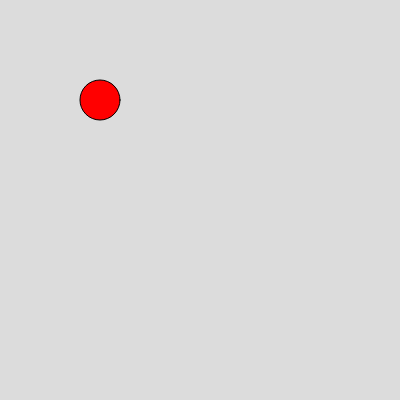
Frame 1 (no input)
Frame 60 (no input): identical to frame 1, image omitted
Frame 120 (the mouse pressed at the canvas centre since frame 60): identical to frame 1, image omitted

The p5.js sketch that drew this single still picture (run headless with seeded random() and noise() and a simulated clock; from frame 60 on, the mouse is pressed at the canvas centre):

// p5.js sketch
// ── sketch.js
let manzana;


function setup() {
  createCanvas(400, 400);
  manzana = new FRUTA(100,100,"manzana");

}

function draw() {
  background(220);
  manzana.printFruit();
}

// ── FRUTA.js
class FRUTA {
    constructor (x,y,name){
        this.x = x;
        this.y = y;
        this.name = name;
    }
    printFruit(){
        fill(255,0,0);
        ellipse(this.x,this.y,40,40);
    }
    printName(){
        console.log(this.name);
        
    }
}
